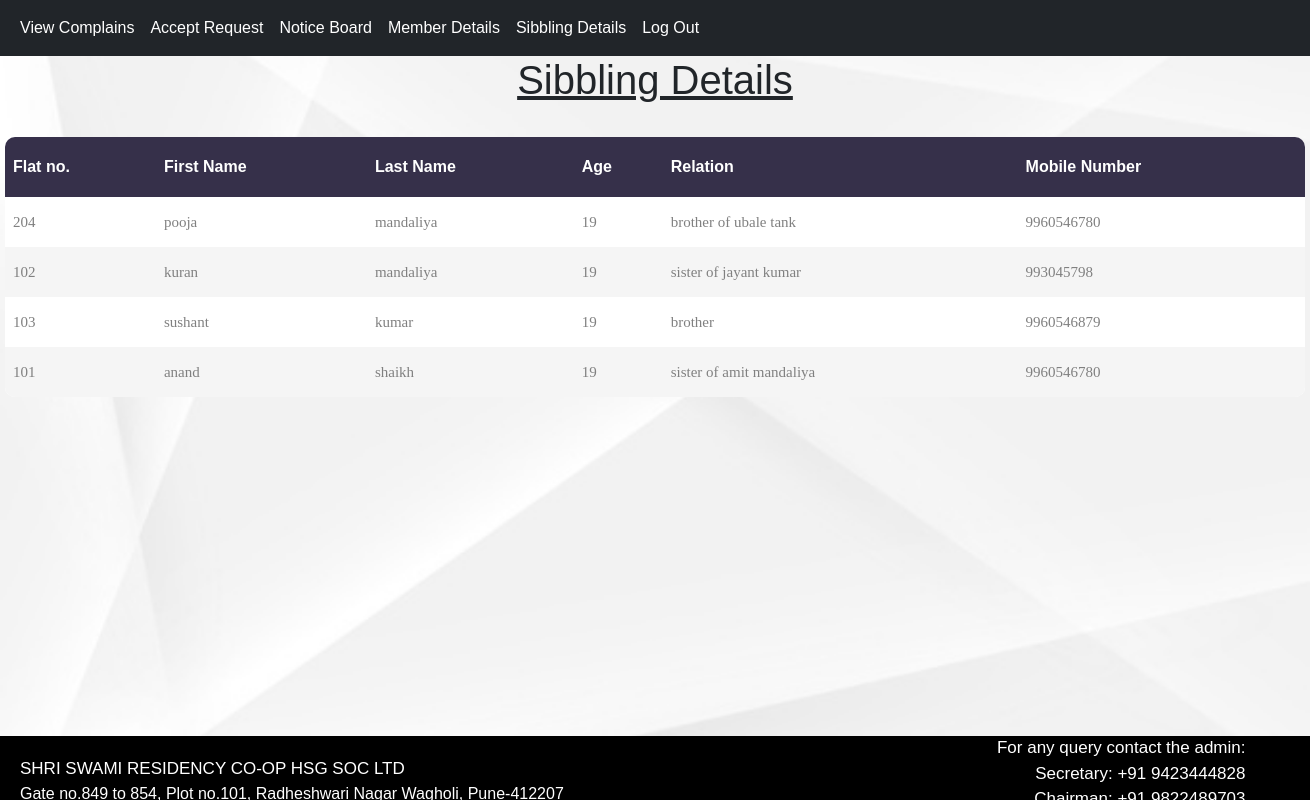
Screenshot of /sdetail.php with the database file from the repository.
### tables this page shows
CREATE TABLE `tbl_family` (
  `flat` varchar(100) NOT NULL,
  `first` varchar(11) NOT NULL,
  `last` varchar(11) NOT NULL,
  `age` int(11) NOT NULL,
  `relation` varchar(50) NOT NULL,
  `mobile_no` varchar(15) NOT NULL
);

### sdetail.php (the view, shortened to what this page needs)
<!DOCTYPE html>
<html>
    <link href="https://cdn.jsdelivr.net/npm/bootstrap@5.0.2/dist/css/bootstrap.min.css" rel="stylesheet">
<head>
<link href="https://cdn.jsdelivr.net/npm/bootstrap@5.1.1/dist/css/bootstrap.min.css" rel="stylesheet">
<link rel="stylesheet" href="https://cdn.jsdelivr.net/npm/bootstrap-icons@1.5.0/font/bootstrap-icons.css">
	<link rel="stylesheet" type="text/css" href="css/util.css">
	<link rel="stylesheet" type="text/css" href="css/main.css">
</head>
<link rel="stylesheet" type="text/css" href=""/>
<?php
$servername = "localhost";
$username = "root";
$password = "";
$dbname = "pendingrequestsystem";
$conn = mysqli_connect($servername, $username, $password, $dbname);
$sql = "SELECT * FROM tbl_family";
$result = mysqli_query($conn, $sql);
?>
<body>
<?php include 'navbar_admin.php' ?>
  <div class="tab">
  <table align="center" style="width:1300px;">
  <h1 align="center"   style="text-decoration:underline; margin: left 40%;"> Sibbling Details</h1><br />
      <thead>
     <tr>
		    <th > Flat no. </th>
        	<th > First Name</th>
        	<th > Last Name </th>
   	    	<th > Age</th>
		    <th > Relation </th>
			<th > Mobile Number</th>
        </tr>
	  </thead>
   <?php
   while($row = mysqli_fetch_array($result, MYSQLI_ASSOC)) {
    ?>
    <tr>
	    <td> <?php
		echo $row['flat'];
?></td>
    	<td><?php echo $row['first'];?></td>
    	<td><?php echo $row['last'];?></td>
    	<td><?php echo $row['age'];?></td>
		<td><?php echo $row['relation'];?></td>
		<td><?php echo $row['mobile_no'];?></td>
    </tr>
    </div>
    <?php
}
?>
	<div class="footer">
		<a style="font-size: 17px; "> SHRI SWAMI RESIDENCY CO-OP HSG SOC LTD </a><br>
	Gate no.849 to 854, Plot no.101, Radheshwari Nagar Wagholi, Pune-412207<br>
<p style="font-size: 17px">
	For any query contact the admin: <br>
	Secretary: +91 9423444828 <br>
Chairman: +91 9822489703</p>
	</div>
	</body>
</html>

### css/main.css (style rules this page uses)
* { margin: 0px; padding: 0px; box-sizing: border-box; }
body, html { height: 100%; font-family: sans-serif; }
a { margin: 0px; transition: all 0.4s; -webkit-transition: all 0.4s; -o-transition: all 0.4s; -moz-transition: all 0.4s; }
h1,h2,h3,h4,h5,h6 { margin: 0px; }
p { margin: 0px; }
table { border-spacing: 1; border-collapse: collapse; background: white; border-radius: 10px; overflow: hidden; width: 100%; margin: 9px auto; position: relative; }
table * { position: relative; }
table td, table th { padding-left: 8px; }
table thead tr { height: 60px; background: #36304a; }
table tbody tr { height: 50px; }
table tbody tr:last-child { border: 0; }
table td, table th { text-align: left; }
tbody tr:nth-child(even) { background-color: #f5f5f5; }
tbody tr { font-family: OpenSans-Regular; font-size: 15px; color: #808080; line-height: 1.2; font-weight: unset; }

### sdetail.php (style rules this page uses)
body { background:url(attachments/background.jpg); background-size:cover; }
.footer { position: fixed; height: 8%; left:0; bottom: 0; width: 100%; background-color: black; color: white; padding-left:20px; padding-top:20px; }
.footer p { text-align:right; bottom:160%; right:5%; position:relative; padding-top:0px; }
table * { position: relative; }
table td, table th { padding-left: 8px; }
table thead tr { height: 60px; background: #36304a; color: #fff; }
table tbody tr { height: 50px; }

### rows the page displays
tbl_family: flat "204", first "pooja", last "mandaliya", age "19", relation "brother of ubale tank", mobile_no "9960546780"
tbl_family: flat "102", first "kuran", last "mandaliya", age "19", relation "sister of jayant kumar", mobile_no "993045798"
tbl_family: flat "103", first "sushant", last "kumar", age "19", relation "brother", mobile_no "9960546879"
tbl_family: flat "101", first "anand", last "shaikh", age "19", relation "sister of amit mandaliya", mobile_no "9960546780"
